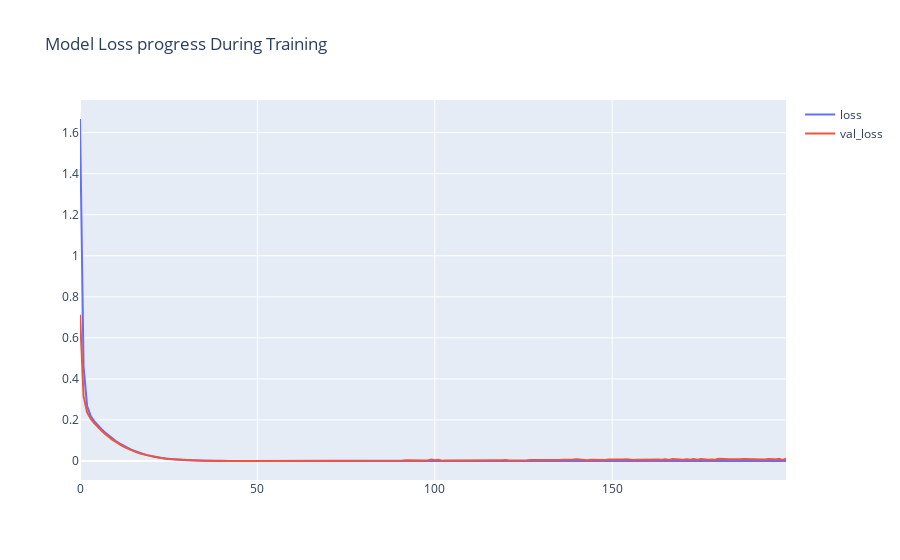

Here is the notebook cell this chart was saved with:
### Code cell
# Plot Model Loss progress During Training'
interactive_plot(pd.DataFrame(history.history), 'Model Loss progress During Training')

### Figure 1 — Plotly figure (JSON) as saved in the notebook; plotly's stock layout.template omitted (floating-point values rounded to 4 significant figures; data arrays with more than 128 entries replaced by an {"elided": "..."} marker saying what was removed)
{"data": [{"name": "loss", "type": "scatter", "x": {"elided": "200 int values"}, "y": {"elided": "200 float values"}}, {"name": "val_loss", "type": "scatter", "x": {"elided": "200 int values"}, "y": {"elided": "200 float values"}}], "layout": {"legend": {"tracegroupgap": 0}, "title": {"text": "Model Loss progress During Training"}, "xaxis": {"anchor": "y", "domain": [0, 1]}, "yaxis": {"anchor": "x", "domain": [0, 1]}}}
